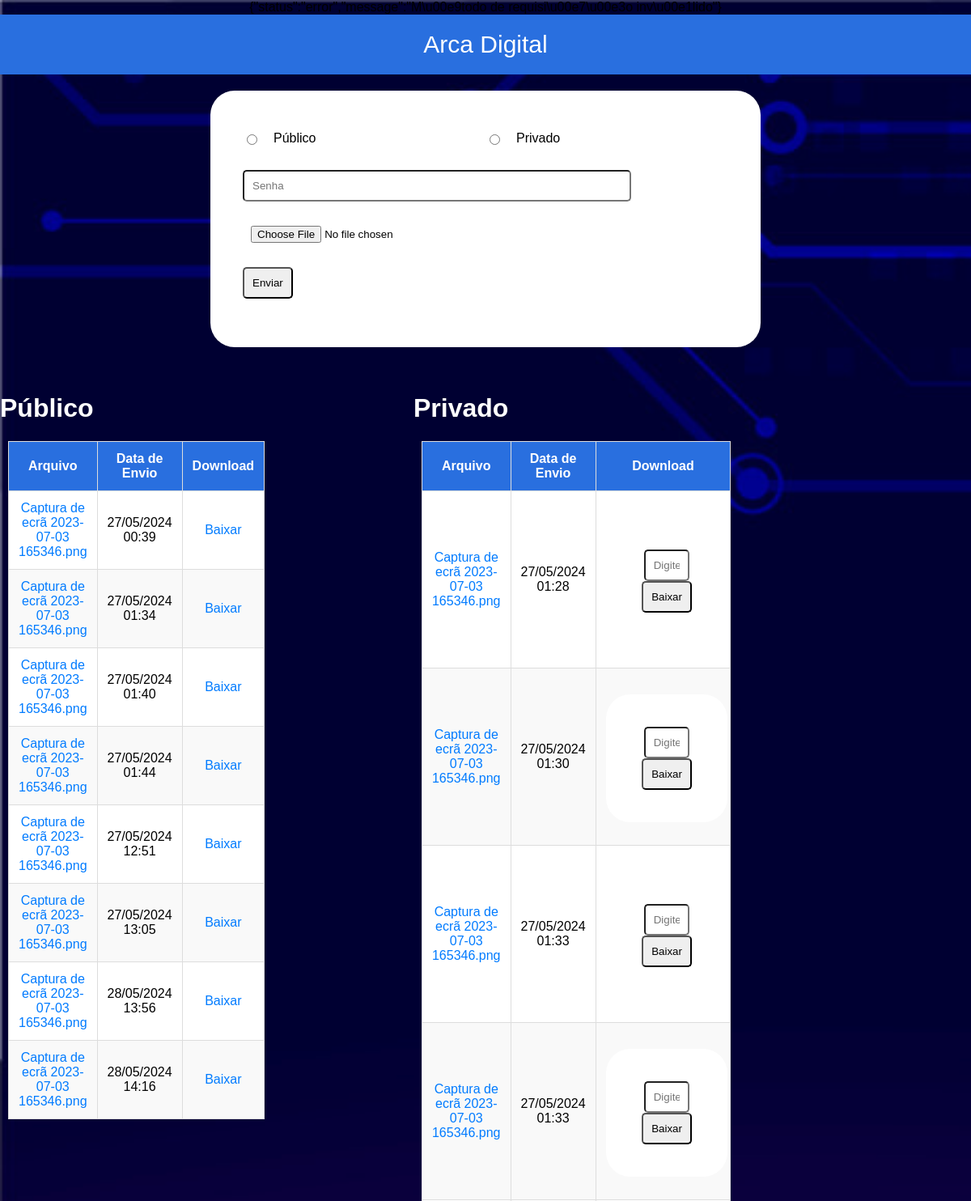
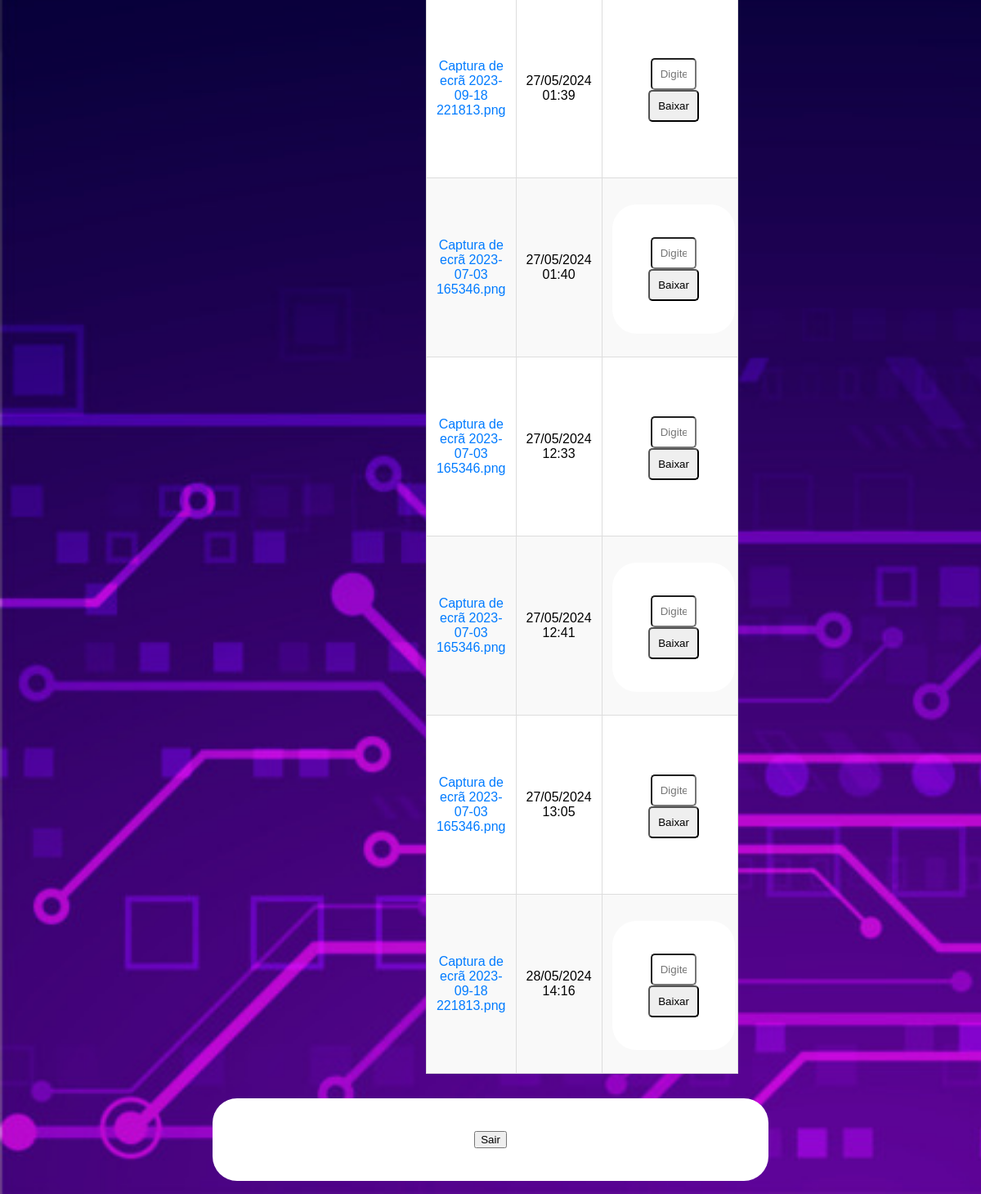
The page / on the database its author committed (2 pictures, top to bottom).
### tables this page shows
CREATE TABLE `arquivos` (
  `id` int(11) NOT NULL,
  `nome` varchar(100) NOT NULL,
  `path` varchar(100) NOT NULL,
  `data_upload` varchar(100) NOT NULL
);

CREATE TABLE `arquivospriv` (
  `id_priv` int(11) NOT NULL,
  `nome` varchar(160) NOT NULL,
  `path` varchar(160) NOT NULL,
  `data_upload` varchar(80) NOT NULL
);

### retrieve_files_priv.php (the view)
<?php
require_once("conectDB.php");
$sql_arquivos = $ligaBD->query("SELECT * FROM arquivosPriv") or die($ligaBD->error);
function listarArquivosPriv($sql_arquivos) {
    $lista = '';
    while($arquivo = $sql_arquivos->fetch_assoc()) {
        $lista .= '<tr>';
        $lista .= '<td><a target="_blank" href="' . $arquivo['path'] . '">' . $arquivo['nome'] . '</a></td>';
        $lista .= '<td>' . date("d/m/Y H:i", strtotime($arquivo['data_upload'])) . '</td>';
        $lista .= '<td>
                      <form action="download_priv.php" method="POST">
                          <input type="hidden" name="file" value="' . urlencode($arquivo['path']) . '">
                          <input type="password" name="senha" placeholder="Digite a senha">
                          <input type="submit" value="Baixar">
                      </form>
                   </td>';
        $lista .= '</tr>';
    }
    return $lista;
}
$listaArquivosPriv = listarArquivosPriv($sql_arquivos);
?>

### retrieve_files.php
<?php
require_once("conectDB.php");
$sql_arquivos = $ligaBD->query("SELECT * FROM arquivos") or die($ligaBD->error);
function listarArquivos($sql_arquivos) {
    $lista = '';
    while($arquivo = $sql_arquivos->fetch_assoc()) {
        $lista .= '<tr>';
        $lista .= '<td><a target="_blank" href="' . $arquivo['path'] . '">' . $arquivo['nome'] . '</a></td>';
        $lista .= '<td>' . date("d/m/Y H:i", strtotime($arquivo['data_upload'])) . '</td>';
        $lista .= '<td><a href="download.php?file=' . urlencode($arquivo['path']) . '">Baixar</a></td>';
        $lista .= '</tr>';
    }
    return $lista;
}
$listaArquivos = listarArquivos($sql_arquivos);
?>

### index.php (shortened to what this page needs)
<?php include_once("upload_publico.php"); ?>
<?php include_once("retrieve_files.php"); ?>
<?php include_once("retrieve_files_priv.php"); ?>
<!DOCTYPE html>
<html lang="pt-br">
<head>
</head>
<body>
    <header>Arca Digital</header>
    <form action=""  enctype="multipart/form-data" id="uploadForm">
        <div class="form-group">
            <input type="radio" id="publico" name="tipo" value="publico">
            <label for="publico">Público</label>
            <input type="radio" id="privado" name="tipo" value="privado">
            <label for="privado">Privado</label>
        </div>
        <div class="form-group">
            <input type="password" name="senha" id="senha" placeholder="Senha">
        </div>
        <div class="form-group">
            <input type="file" name="arquivo" id="arquivo" required>
        </div>
        <div class="form-group">
            <input type="submit" name="upload" value="Enviar" id="submeter">
        </div>
    </form>
    <div class="table-container">
        <div>
            <h1>Público</h1>
            <table>
                <thead>
                    <tr>
                        <th>Arquivo</th>
                        <th>Data de Envio</th>
                        <th>Download</th>
                    </tr>
                </thead>
                <tbody>
                    <?php echo $listaArquivos; ?>
                </tbody>
            </table>
        </div>
        <div>
            <h1>Privado</h1>
            <table>
                <thead>
                    <tr>
                        <th>Arquivo</th>
                        <th>Data de Envio</th>
                        <th>Download</th>
                    </tr>
                </thead>
                <tbody>
                    <?php echo $listaArquivosPriv; ?>
                </tbody>
            </table>
        </div>
    </div>
    <form action="sair.php" method="POST">
        <button type="submit">Sair</button>
    </form>
</body>
</html>

### index.php (style rules this page uses)
body { font-family: Arial, sans-serif; background-image: url('backgorund1.jpg'); background-size: cover; background-attachment: fixed; margin: 0; padding: 0; display: flex; flex-direction: column; align-items: center; }
header { width: 100%; background-color: rgb(41, 111, 223); padding: 20px; text-align: center; color: white; font-size: 30px; }
h1 { color:white; }
form { margin-top: 20px; width: 50%; padding: 40px; border-radius: 30px; background: white; display: flex; flex-direction: column; align-items: center; }
.form-group { width: 100%; margin-bottom: 20px; display: flex; align-items: center; }
.form-group label { margin-right: 10px; }
form input, form label { padding: 10px; width: 80%; border-radius: 5px; }
form input[type="file"], form input[type="submit"] { width: auto; cursor: pointer; }
form input[type="radio"] { width: auto; margin-right: 10px; }
.table-container { display: flex; justify-content: space-around; width: 100%; margin-top: 20px; }
table { width: 45%; border-collapse: collapse; background: white; border-radius: 10px; margin: 10px; }
th, td { border: 1px solid #ddd; padding: 12px; text-align: center; }
th { background-color: rgb(41, 111, 223); color: white; }
tr:nth-child(even) { background-color: #f9f9f9; }
a { text-decoration: none; color: #007bff; }

### rows shown on the page
arquivos: nome "Captura de ecrã 2023-07-03 165346.png", data_upload "27/05/2024 00:39"
arquivos: nome "Captura de ecrã 2023-07-03 165346.png", data_upload "27/05/2024 01:34"
arquivos: nome "Captura de ecrã 2023-07-03 165346.png", data_upload "27/05/2024 01:40"
arquivos: nome "Captura de ecrã 2023-07-03 165346.png", data_upload "27/05/2024 01:44"
arquivos: nome "Captura de ecrã 2023-07-03 165346.png", data_upload "27/05/2024 12:51"
arquivos: nome "Captura de ecrã 2023-07-03 165346.png", data_upload "27/05/2024 13:05"
arquivos: nome "Captura de ecrã 2023-07-03 165346.png", data_upload "28/05/2024 13:56"
arquivos: nome "Captura de ecrã 2023-07-03 165346.png", data_upload "28/05/2024 14:16"
arquivospriv: nome "Captura de ecrã 2023-07-03 165346.png", data_upload "27/05/2024 01:28"
arquivospriv: nome "Captura de ecrã 2023-07-03 165346.png", data_upload "27/05/2024 01:30"
arquivospriv: nome "Captura de ecrã 2023-07-03 165346.png", data_upload "27/05/2024 01:33"
arquivospriv: nome "Captura de ecrã 2023-07-03 165346.png", data_upload "27/05/2024 01:33"
arquivospriv: nome "Captura de ecrã 2023-09-18 221813.png", data_upload "27/05/2024 01:39"
arquivospriv: nome "Captura de ecrã 2023-07-03 165346.png", data_upload "27/05/2024 01:40"
arquivospriv: nome "Captura de ecrã 2023-07-03 165346.png", data_upload "27/05/2024 12:33"
arquivospriv: nome "Captura de ecrã 2023-07-03 165346.png", data_upload "27/05/2024 12:41"
arquivospriv: nome "Captura de ecrã 2023-07-03 165346.png", data_upload "27/05/2024 13:05"
arquivospriv: nome "Captura de ecrã 2023-09-18 221813.png", data_upload "28/05/2024 14:16"
